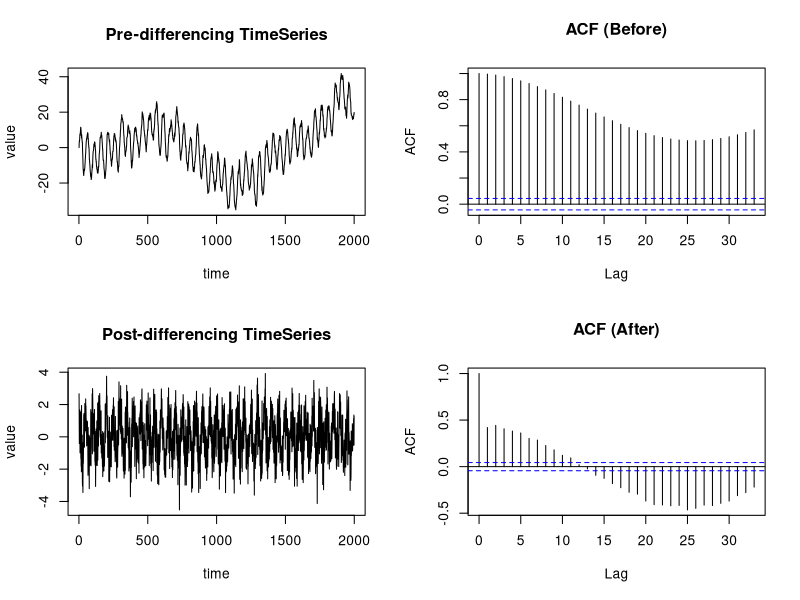

Write R code to recreate this figure.
x = NULL
y = NULL
z = NULL
x[1] = 0
y[1] = 0
for(i in 2:2000){
  x[i] = x[i-1]+rnorm(1)
  y[i] = sin(2*3.14*0.02*i)
}
print(x)
z = x + 10*y

par(mfrow = c(2, 2))
plot(ts(z), main='Pre-differencing TimeSeries', xlab='time', ylab='value')
acf(z, type='correlation', main='ACF (Before)')

#apply differencing to remove trend and make the signal stationary

dz = diff(z)
plot(ts(dz), main='Post-differencing TimeSeries', xlab='time', ylab='value')
acf(dz, type='correlation', main='ACF (After)')